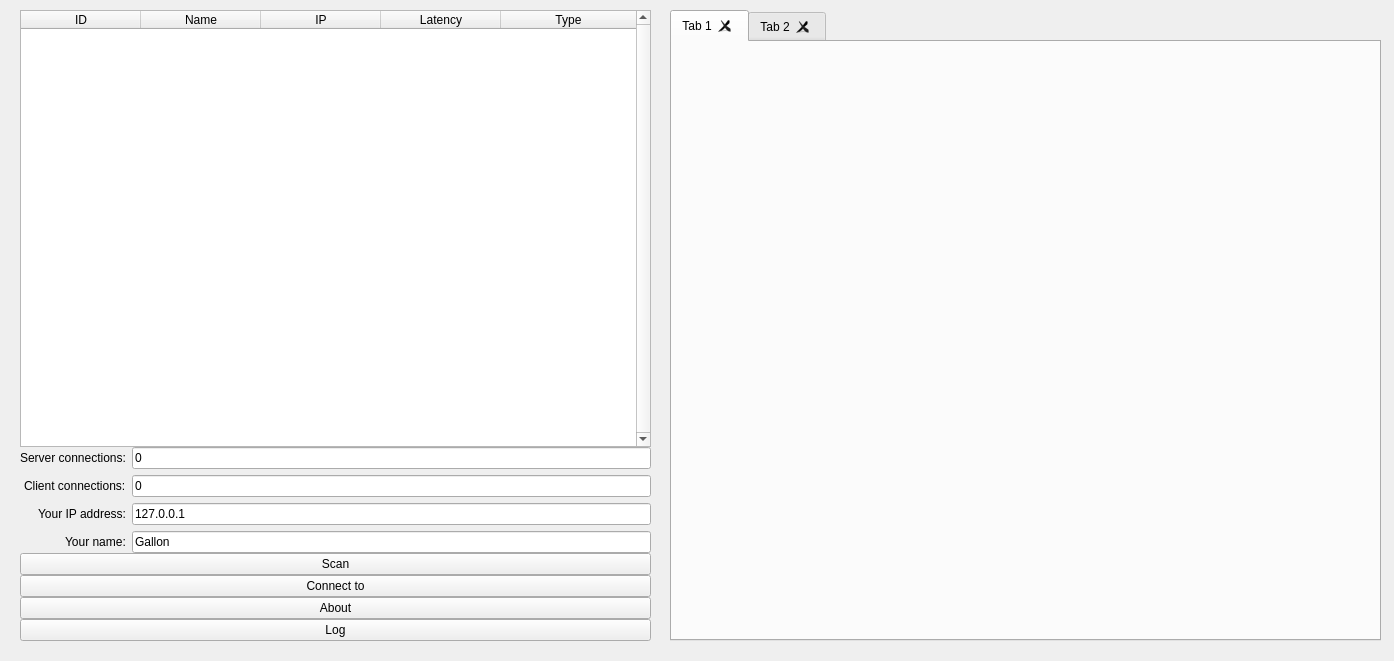
<?xml version="1.0" encoding="UTF-8"?>
<ui version="4.0">
 <class>MainWindow</class>
 <widget class="QMainWindow" name="MainWindow">
  <property name="geometry">
   <rect>
    <x>0</x>
    <y>0</y>
    <width>1394</width>
    <height>661</height>
   </rect>
  </property>
  <property name="sizePolicy">
   <sizepolicy hsizetype="Preferred" vsizetype="Preferred">
    <horstretch>0</horstretch>
    <verstretch>0</verstretch>
   </sizepolicy>
  </property>
  <property name="windowTitle">
   <string>Doc&amp;kWidget</string>
  </property>
  <property name="animated">
   <bool>true</bool>
  </property>
  <widget class="QWidget" name="centerWidget">
   <widget class="QWidget" name="verticalLayoutWidget">
    <property name="geometry">
     <rect>
      <x>20</x>
      <y>10</y>
      <width>631</width>
      <height>631</height>
     </rect>
    </property>
    <layout class="QVBoxLayout" name="connectionLayout">
     <property name="spacing">
      <number>0</number>
     </property>
     <item>
      <widget class="QTableWidget" name="connTable">
       <property name="focusPolicy">
        <enum>Qt::NoFocus</enum>
       </property>
       <property name="lineWidth">
        <number>1</number>
       </property>
       <property name="midLineWidth">
        <number>0</number>
       </property>
       <property name="verticalScrollBarPolicy">
        <enum>Qt::ScrollBarAlwaysOn</enum>
       </property>
       <property name="horizontalScrollBarPolicy">
        <enum>Qt::ScrollBarAlwaysOff</enum>
       </property>
       <property name="autoScroll">
        <bool>true</bool>
       </property>
       <property name="editTriggers">
        <set>QAbstractItemView::NoEditTriggers</set>
       </property>
       <property name="dragDropOverwriteMode">
        <bool>true</bool>
       </property>
       <property name="alternatingRowColors">
        <bool>true</bool>
       </property>
       <property name="selectionMode">
        <enum>QAbstractItemView::SingleSelection</enum>
       </property>
       <property name="selectionBehavior">
        <enum>QAbstractItemView::SelectRows</enum>
       </property>
       <property name="verticalScrollMode">
        <enum>QAbstractItemView::ScrollPerItem</enum>
       </property>
       <property name="gridStyle">
        <enum>Qt::DashLine</enum>
       </property>
       <property name="rowCount">
        <number>0</number>
       </property>
       <attribute name="horizontalHeaderVisible">
        <bool>true</bool>
       </attribute>
       <attribute name="horizontalHeaderCascadingSectionResizes">
        <bool>true</bool>
       </attribute>
       <attribute name="horizontalHeaderDefaultSectionSize">
        <number>120</number>
       </attribute>
       <attribute name="horizontalHeaderHighlightSections">
        <bool>false</bool>
       </attribute>
       <attribute name="horizontalHeaderMinimumSectionSize">
        <number>60</number>
       </attribute>
       <attribute name="horizontalHeaderStretchLastSection">
        <bool>true</bool>
       </attribute>
       <attribute name="verticalHeaderVisible">
        <bool>false</bool>
       </attribute>
       <attribute name="verticalHeaderHighlightSections">
        <bool>false</bool>
       </attribute>
       <column>
        <property name="text">
         <string>ID</string>
        </property>
       </column>
       <column>
        <property name="text">
         <string>Name</string>
        </property>
       </column>
       <column>
        <property name="text">
         <string>IP</string>
        </property>
       </column>
       <column>
        <property name="text">
         <string>Latency</string>
        </property>
       </column>
       <column>
        <property name="text">
         <string>Type</string>
        </property>
       </column>
      </widget>
     </item>
     <item>
      <layout class="QVBoxLayout" name="aboutAndLogLayout">
       <item>
        <layout class="QFormLayout" name="infoLayout">
         <property name="rowWrapPolicy">
          <enum>QFormLayout::DontWrapRows</enum>
         </property>
         <property name="labelAlignment">
          <set>Qt::AlignRight|Qt::AlignTrailing|Qt::AlignVCenter</set>
         </property>
         <property name="formAlignment">
          <set>Qt::AlignCenter</set>
         </property>
         <property name="horizontalSpacing">
          <number>6</number>
         </property>
         <property name="verticalSpacing">
          <number>6</number>
         </property>
         <item row="2" column="1">
          <widget class="QLineEdit" name="ipAddressEdit">
           <property name="enabled">
            <bool>true</bool>
           </property>
           <property name="text">
            <string>127.0.0.1</string>
           </property>
           <property name="readOnly">
            <bool>true</bool>
           </property>
          </widget>
         </item>
         <item row="3" column="0">
          <widget class="QLabel" name="nameLabel">
           <property name="text">
            <string>Your name:</string>
           </property>
          </widget>
         </item>
         <item row="3" column="1">
          <widget class="QLineEdit" name="nameEdit">
           <property name="text">
            <string>Gallon</string>
           </property>
           <property name="maxLength">
            <number>10</number>
           </property>
          </widget>
         </item>
         <item row="2" column="0">
          <widget class="QLabel" name="ipAddressLabel">
           <property name="text">
            <string>Your IP address:</string>
           </property>
          </widget>
         </item>
         <item row="0" column="0">
          <widget class="QLabel" name="serverConnLabel">
           <property name="text">
            <string>Server connections:</string>
           </property>
          </widget>
         </item>
         <item row="0" column="1">
          <widget class="QLineEdit" name="serverConnEdit">
           <property name="text">
            <string>0</string>
           </property>
           <property name="readOnly">
            <bool>true</bool>
           </property>
          </widget>
         </item>
         <item row="1" column="0">
          <widget class="QLabel" name="clientConnLabel">
           <property name="text">
            <string>Client connections:</string>
           </property>
          </widget>
         </item>
         <item row="1" column="1">
          <widget class="QLineEdit" name="clientConnEdit">
           <property name="text">
            <string>0</string>
           </property>
           <property name="readOnly">
            <bool>true</bool>
           </property>
          </widget>
         </item>
        </layout>
       </item>
       <item>
        <widget class="QPushButton" name="scanButton">
         <property name="text">
          <string>Scan</string>
         </property>
        </widget>
       </item>
       <item>
        <widget class="QPushButton" name="connectToButton">
         <property name="text">
          <string>Connect to</string>
         </property>
        </widget>
       </item>
       <item>
        <widget class="QPushButton" name="aboutButton">
         <property name="text">
          <string>About</string>
         </property>
        </widget>
       </item>
       <item>
        <widget class="QPushButton" name="logButton">
         <property name="text">
          <string>Log</string>
         </property>
        </widget>
       </item>
      </layout>
     </item>
    </layout>
   </widget>
   <widget class="QTabWidget" name="inboxTab">
    <property name="geometry">
     <rect>
      <x>670</x>
      <y>10</y>
      <width>711</width>
      <height>631</height>
     </rect>
    </property>
    <property name="currentIndex">
     <number>0</number>
    </property>
    <property name="tabsClosable">
     <bool>true</bool>
    </property>
    <widget class="QWidget" name="tab">
     <attribute name="title">
      <string>Tab 1</string>
     </attribute>
     <zorder>inboxScrollArea</zorder>
    </widget>
    <widget class="QWidget" name="tab_2">
     <attribute name="title">
      <string>Tab 2</string>
     </attribute>
    </widget>
   </widget>
  </widget>
 </widget>
 <resources/>
 <connections/>
</ui>
